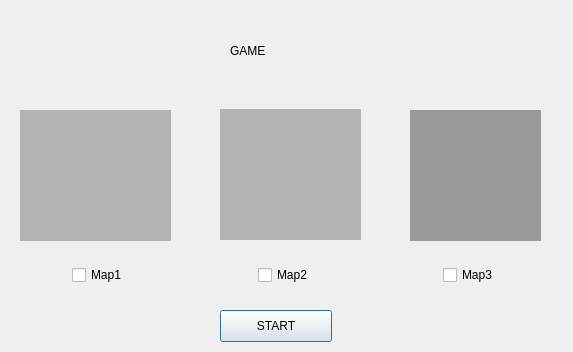
<?xml version="1.0" encoding="UTF-8"?>
<ui version="4.0">
 <class>GameStart</class>
 <widget class="QDialog" name="GameStart">
  <property name="geometry">
   <rect>
    <x>0</x>
    <y>0</y>
    <width>573</width>
    <height>352</height>
   </rect>
  </property>
  <property name="windowTitle">
   <string>Game Start</string>
  </property>
  <widget class="QWidget" name="horizontalLayoutWidget">
   <property name="geometry">
    <rect>
     <x>10</x>
     <y>250</y>
     <width>551</width>
     <height>51</height>
    </rect>
   </property>
   <layout class="QHBoxLayout" name="horizontalLayout">
    <item alignment="Qt::AlignHCenter">
     <widget class="QCheckBox" name="checkBox_1">
      <property name="layoutDirection">
       <enum>Qt::LeftToRight</enum>
      </property>
      <property name="autoFillBackground">
       <bool>false</bool>
      </property>
      <property name="text">
       <string>Map1</string>
      </property>
      <property name="autoExclusive">
       <bool>true</bool>
      </property>
     </widget>
    </item>
    <item alignment="Qt::AlignHCenter">
     <widget class="QCheckBox" name="checkBox_2">
      <property name="text">
       <string>Map2</string>
      </property>
      <property name="autoExclusive">
       <bool>true</bool>
      </property>
     </widget>
    </item>
    <item alignment="Qt::AlignHCenter">
     <widget class="QCheckBox" name="checkBox_3">
      <property name="text">
       <string>Map3</string>
      </property>
      <property name="autoExclusive">
       <bool>true</bool>
      </property>
     </widget>
    </item>
   </layout>
  </widget>
  <widget class="QWidget" name="widget_2" native="true">
   <property name="geometry">
    <rect>
     <x>20</x>
     <y>110</y>
     <width>151</width>
     <height>131</height>
    </rect>
   </property>
   <property name="styleSheet">
    <string notr="true">background-color: rgb(179, 179, 179);</string>
   </property>
  </widget>
  <widget class="QWidget" name="widget" native="true">
   <property name="geometry">
    <rect>
     <x>220</x>
     <y>109</y>
     <width>141</width>
     <height>131</height>
    </rect>
   </property>
   <property name="styleSheet">
    <string notr="true">background-color: rgb(179, 179, 179);</string>
   </property>
  </widget>
  <widget class="QWidget" name="widget_3" native="true">
   <property name="geometry">
    <rect>
     <x>410</x>
     <y>110</y>
     <width>131</width>
     <height>131</height>
    </rect>
   </property>
   <property name="styleSheet">
    <string notr="true">background-color: rgb(153, 153, 153);</string>
   </property>
  </widget>
  <widget class="QPushButton" name="start">
   <property name="geometry">
    <rect>
     <x>220</x>
     <y>310</y>
     <width>112</width>
     <height>32</height>
    </rect>
   </property>
   <property name="text">
    <string>START</string>
   </property>
  </widget>
  <widget class="QLabel" name="label">
   <property name="geometry">
    <rect>
     <x>230</x>
     <y>30</y>
     <width>151</width>
     <height>41</height>
    </rect>
   </property>
   <property name="styleSheet">
    <string notr="true">font: italic 30pt &quot;Trattatello&quot;;</string>
   </property>
   <property name="text">
    <string>GAME</string>
   </property>
  </widget>
 </widget>
 <resources/>
 <connections/>
</ui>
